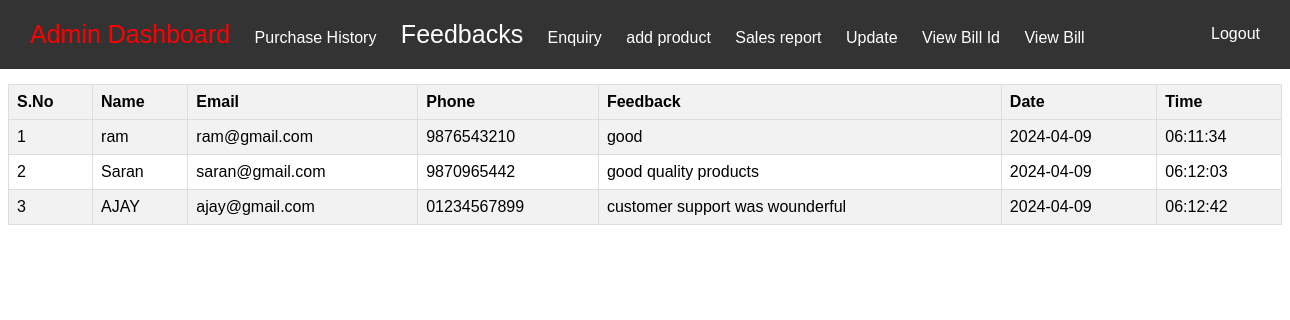
The page /feedbackfrom.php on the database its author committed.
### tables this page shows
CREATE TABLE IF NOT EXISTS `feedback` (
  `id` int NOT NULL AUTO_INCREMENT,
  `name` text NOT NULL,
  `email` text NOT NULL,
  `phone` text NOT NULL,
  `feedback` text NOT NULL,
  `datetime` timestamp NULL DEFAULT CURRENT_TIMESTAMP,
  PRIMARY KEY (`id`)
);

### feedbackfrom.php (the view, shortened to what this page needs)
<!DOCTYPE html>
<html lang="en">
<head>
</head>
<body>
    <div class="navbar">
        <nav class="navbar navbar-expand-lg navbar-dark bg-dark">
            <a class="navbar-brand" href="#" style="font-size: 25px; color: red;">Admin Dashboard</a>
            <a class="nav-link" href="purchaseadmin.html">Purchase History</a>
            <a class="nav-link" href="feedbackfrom.php" style="font-size: 25px;">Feedbacks</a>
            <a href="submitadmin.php">Enquiry</a>
            <a href="add_product_admin.html">add product</a>
            <a href="sales_report_admin.html">Sales report</a>
            <a href="updatequantityadmin.html">Update</a>
            <a href="generate_reports.php">View Bill Id</a>
            <a href="view_bill.html">View Bill</a>
            <a href="logout.php" style="position: fixed; top: 20px; right: 20px;">Logout</a>
        </nav>
    </div><br><br>
    <?php
    require 'config.php';
    $query = mysqli_query($con, "SELECT * FROM `feedback`");
    $feedbackData = mysqli_fetch_all($query, MYSQLI_ASSOC);
    ?>
    <table>
        <tr>
            <th>S.No</th>
            <th>Name</th>
            <th>Email</th>
            <th>Phone</th>
            <th>Feedback</th>
            <th>Date</th>
            <th>Time</th>
        </tr>
        <?php
        $serial = 1;
        foreach ($feedbackData as $feedback) : ?>
            <tr>
                 <td><?= $serial++ ?></td>
            <td><?= $feedback['name'] ?></td>
            <td><?= $feedback['email'] ?></td>
            <td><?= $feedback['phone'] ?></td>
            <td><?= $feedback['feedback'] ?></td>
            <td><?= date('Y-m-d', strtotime($feedback['datetime'])) ?></td>
            <td><?= date('H:i:s', strtotime($feedback['datetime'])) ?></td>
        </tr>
    <?php endforeach; ?>
    </table>
</body>
</html>

### feedbackfrom.php (style rules this page uses)
body { font-family: Arial, sans-serif; }
.navbar { position: absolute; top: 0; left: 0; width: 100%; background-color: #333; padding: 20px; }
.navbar a { color: white; text-decoration: none; padding: 5px 10px; }
table { width: 100%; border-collapse: collapse; margin-top: 40px; }
th, td { border: 1px solid #ddd; padding: 8px; text-align: left; }
th { background-color: #f2f2f2; }
tr:nth-child(even) { background-color: #f2f2f2; }

### rows shown on the page
feedback: name "ram", email "ram@gmail.com", phone "9876543210", feedback "good", datetime "2024-04-09", datetime "06:11:34"
feedback: name "Saran", email "saran@gmail.com", phone "9870965442", feedback "good quality products", datetime "2024-04-09", datetime "06:12:03"
feedback: name "AJAY", email "ajay@gmail.com", phone "01234567899", feedback "customer support was wounderful", datetime "2024-04-09", datetime "06:12:42"
